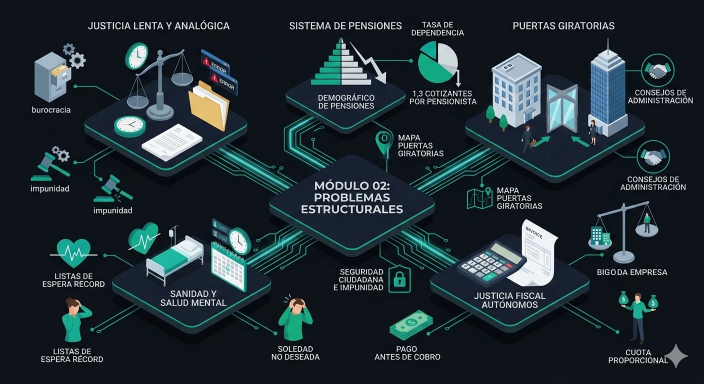
#> input picture web/imagenes/infografias/02_problemas_estructurales.webp, 1408 x 768 px (shown at 1/2 size)
$ python video_nomina.py ../web/imagenes/infografias/01-diagnostico.webp ../web/imagenes/infografias/02_problemas_estructurales.webp
#> lines starting #> are read from the running program, lines starting #| are printed output that depends on the picture
"""Vídeo vertical (1080x1920) de la calculadora de nómina para Shorts, Reels y TikTok.

Las cifras salen del modelo publicado (web/js/nomina-modelo.js) para 28.000 € brutos.
Uso: python video_nomina.py salida.mp4 logo.png
"""
import subprocess
import sys

from PIL import Image, ImageDraw, ImageFont

OUT, LOGO = sys.argv[1], sys.argv[2]
W, H, FPS = 1080, 1920, 30
F = "C:/Windows/Fonts/"
BG = (10, 10, 10)
FG = (240, 240, 240)
MUTED = (160, 160, 160)
GREEN = (16, 185, 129)
ORANGE = (251, 146, 60)
YELLOW = (250, 204, 21)
RED = (248, 113, 113)
AMBER = (245, 158, 11)

# Modelo publicado, 28.000 € brutos (contrato indefinido, sin hijos, 2026)
BRUTO, SS_EMP, SS_TRAB, IRPF, NETO, COSTE = 28000, 9002, 1820, 4365, 21815, 37002
PENSIONES = 4207

fonts = {}


# [5 lines left out: function font, not called in this run]


def eur(n):
    return f"{round(n):,}".replace(",", ".") + " €"


def mix(c, a):
    return tuple(round(BG[i] + (c[i] - BG[i]) * a) for i in range(3))


def ease(x):
    x = max(0.0, min(1.0, x))
    return 1 - (1 - x) ** 3


def fade(t, start, dur=0.5):
    return ease((t - start) / dur)


def centered(d, y, text, f, color):
    w = d.textlength(text, font=f)
    d.text(((W - w) / 2, y), text, font=f, fill=color)


logo = Image.open(LOGO).convert("RGBA")
logo = logo.resize((int(logo.width * 70 / logo.height), 70), Image.LANCZOS)
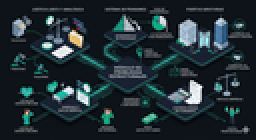
#> logo: PIL image 128x70 RGBA (shown 2 times larger); mean R, G, B, A 32.7, 46, 51.3, 255

ESCENAS = [3.0, 4.0, 5.0, 3.5, 3.0, 3.5]  # segundos
INICIO = [sum(ESCENAS[:i]) for i in range(len(ESCENAS))]
TOTAL = sum(ESCENAS)


# [64 lines left out: function frame, not called in this run]


cmd = ["ffmpeg", "-y", "-loglevel", "error", "-f", "rawvideo", "-pix_fmt", "rgb24", "-s", f"{W}x{H}",
       "-r", str(FPS), "-i", "-", "-f", "lavfi", "-i", "anullsrc=r=44100:cl=stereo", "-shortest",
       "-c:v", "libx264", "-pix_fmt", "yuv420p", "-crf", "20", "-preset", "medium",
       "-c:a", "aac", "-movflags", "+faststart", OUT]
#> (the run stopped early here; a loop or call above may not have finished)

$ run again, on web/imagenes/infografias/03_propuestas_institucionales.webp
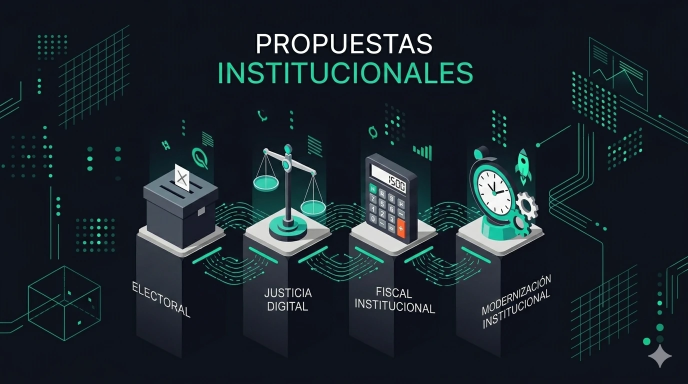
#> input picture web/imagenes/infografias/03_propuestas_institucionales.webp, 1376 x 768 px (shown at 1/2 size)
#> `logo = logo.resize((int(logo.width * 70 / logo.height), 70), Image.LAN..`:
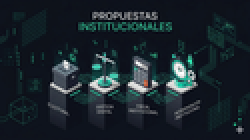
#> logo: PIL image 125x70 RGBA (shown 2 times larger); mean R, G, B, A 25.7, 36.4, 43.5, 255

$ run again, on web/imagenes/infografias/04_modelo_organizativo_partido.webp
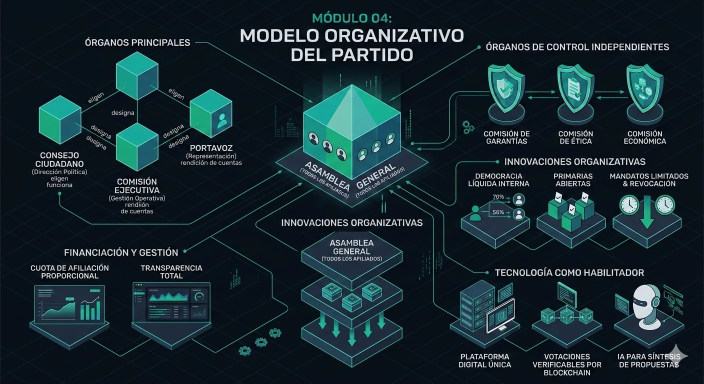
#> input picture web/imagenes/infografias/04_modelo_organizativo_partido.webp, 1408 x 768 px (shown at 1/2 size)
#> `logo = logo.resize((int(logo.width * 70 / logo.height), 70), Image.LAN..`:
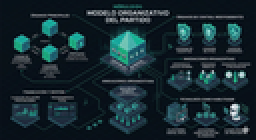
#> logo: PIL image 128x70 RGBA (shown 2 times larger); mean R, G, B, A 22.7, 41.1, 47.7, 255

$ run again, on web/imagenes/infografias/05_uso_de_ia_y_automatizacion.webp
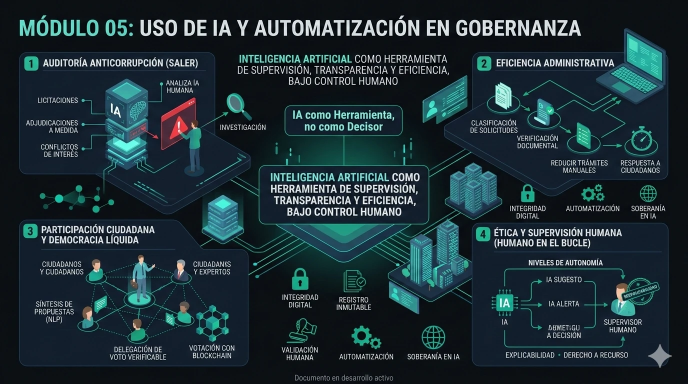
#> input picture web/imagenes/infografias/05_uso_de_ia_y_automatizacion.webp, 1376 x 768 px (shown at 1/2 size)
#> `logo = logo.resize((int(logo.width * 70 / logo.height), 70), Image.LAN..`:
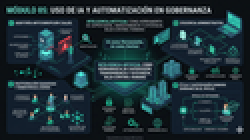
#> logo: PIL image 125x70 RGBA (shown 2 times larger); mean R, G, B, A 29.7, 47.6, 54.1, 255
